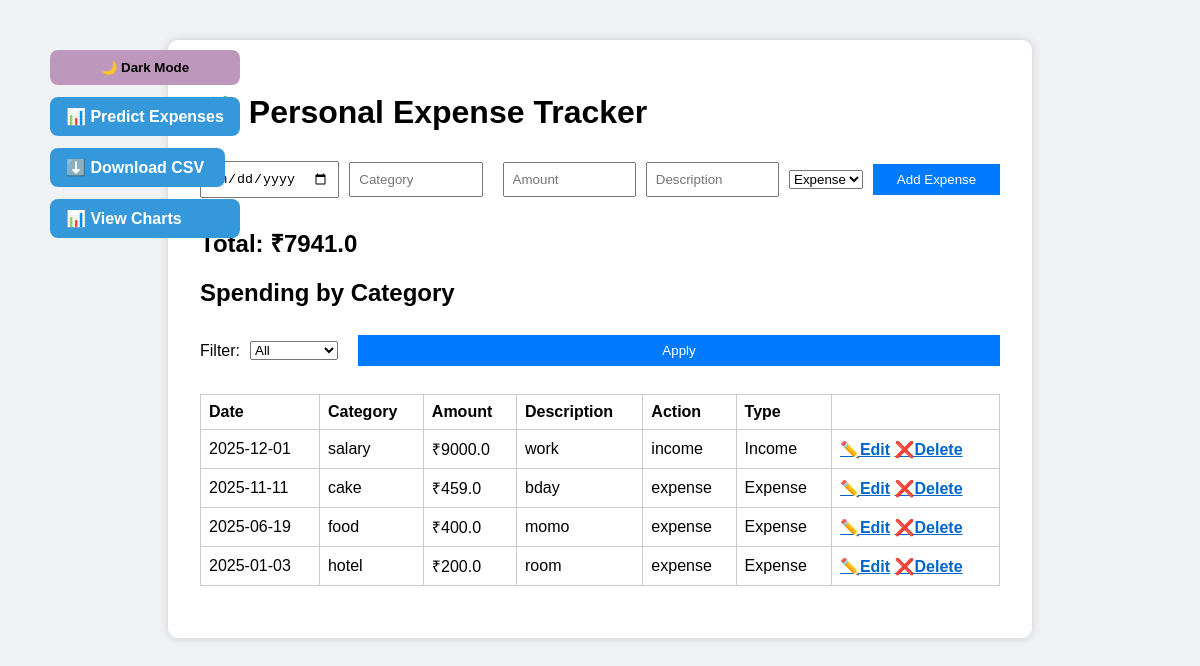
Before: / with the older database file.
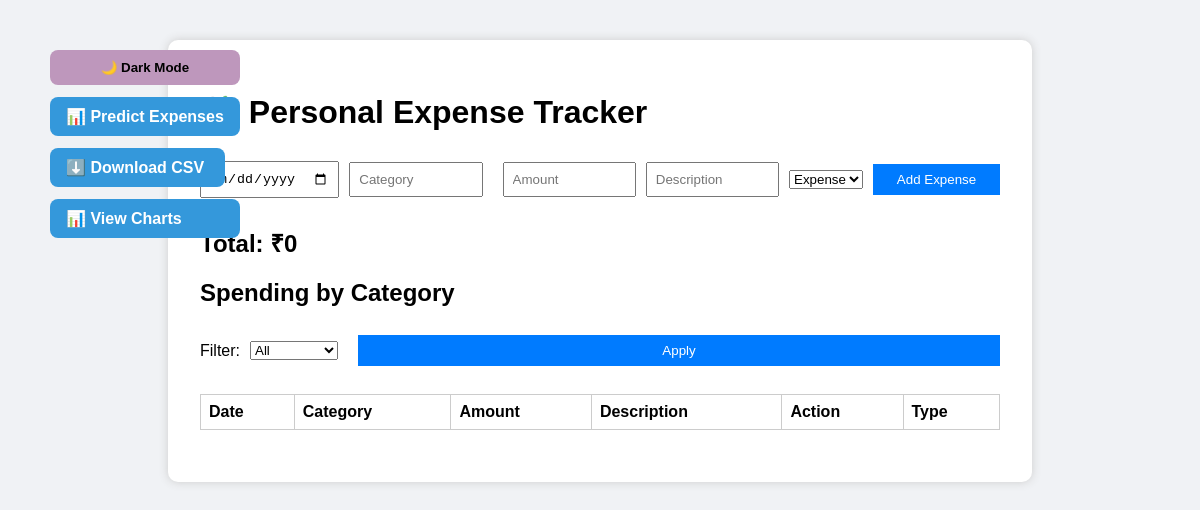
After: the same page with the newer database file.
### tables this page shows
CREATE TABLE expenses (
                id INTEGER PRIMARY KEY AUTOINCREMENT,
                date TEXT,
                category TEXT,
                amount REAL,
                description TEXT,
                type TEXT
            );

### expense-tracker/app.py (the view)
@app.route('/')
def index():
    filter_type = request.args.get('filter', '')
    base_query = "SELECT * FROM expenses"
    income_query = "SELECT SUM(amount) FROM expenses WHERE type = 'income'"
    expense_query = "SELECT SUM(amount) FROM expenses WHERE type = 'expense'"
    params = []
    today = datetime.now().date()
    this_month = today.strftime("%Y-%m")
    this_year = today.strftime("%Y")
    where_clause = ""
    if filter_type == 'today':
        where_clause = " AND date = ?"
        params.append(str(today))
    elif filter_type == 'month':
        where_clause = " AND strftime('%Y-%m', date) = ?"
        params.append(this_month)
    elif filter_type == 'year':
        where_clause = " AND strftime('%Y', date) = ?"
        params.append(this_year)
    if where_clause:
        base_query += " WHERE 1=1" + where_clause
        income_query += where_clause
        expense_query += where_clause
    base_query += " ORDER BY date DESC"
    with sqlite3.connect('expenses.db') as conn:
        expenses = conn.execute(base_query, params).fetchall()
        income = conn.execute(income_query, params).fetchone()[0] or 0
        expense = conn.execute(expense_query, params).fetchone()[0] or 0
        total = income - expense
    return render_template("index.html", expenses=expenses, total=total, income=income, expense=expense)

### expense-tracker/templates/index.html (shortened to what this page needs)
<!DOCTYPE html>
<html lang="en">
<head>
  <link rel="stylesheet" href="{{ url_for('static', filename='style.css') }}">
<body>
<div class="top-buttons">
    <button id="theme-toggle" onclick="toggleTheme()">🌙 Dark Mode</button>
    <a href="/predict" class="predict-btn">📊 Predict Expenses</a>
    <a href="{{ url_for('export_csv') }}" style="margin-right: 15px; text-decoration: none;">⬇️ Download CSV</a>
  <a href="{{ url_for('charts') }}" style="text-decoration: none;">📊 View Charts</a>
</head>
</head>
<body>
  <div class="container">
    <h1>💸 Personal Expense Tracker</h1>
    <form action="/add" method="POST">
      <input type="date" name="date" required>
      <input type="text" name="category" placeholder="Category" required><br>
      <input type="number" name="amount" step="0.01" placeholder="Amount" required>
      <input type="text" name="description" placeholder="Description" required>
       <select name="type" required>
        <option value="expense">Expense</option>
       </select>
      <button type="submit">Add Expense</button>
    </form>
    <h2>Total: ₹{{ total }}</h2>
    <h2>Spending by Category</h2>
    <form method="GET" action="/" style="margin: 20px 0;">
      <label for="filter">Filter:</label>
      <select name="filter" id="filter">
        <option value="">All</option>
      </select>
       <button type="submit" style="margin-left: 10px;">Apply</button>
    </form>
    <table>
      <tr>
        <th>Date</th>
        <th>Category</th>
        <th>Amount</th>
        <th>Description</th>
        <th>Action</th>
        <th>Type</th>
      </tr>
      {% for e in expenses %}
      <tr>
        <td>{{ e[1] }}</td>
        <td>{{ e[2] }}</td>
        <td>₹{{ e[3] }}</td>
        <td>{{ e[4] }}</td>
        <td>{{ e[5] }}</td>
        <td>
  {% if e[5] == 'income' %}
    <span class="badge bg-success">Income</span>
  {% else %}
    <span class="badge bg-danger">Expense</span>
  {% endif %}
</td>
        <td>
           <a href="/edit/{{ e[0] }}">✏️Edit</a>
          <a href="/delete/{{ e[0] }}">❌Delete</a>
        </td>
      </tr>
      {% endfor %}
    </table>
  </div>
</body>
</html>

### expense-tracker/static/style.css (style rules this page uses)
body { font-family: sans-serif; background: #f0f2f5; padding: 2rem; }
.container { max-width: 800px; margin: auto; background: white; padding: 2rem; border-radius: 10px; box-shadow: 0 0 10px #ccc; }
form input, form button { margin: 0.5rem 0; padding: 0.5rem; width: 100%; }
form button { background: #007bff; color: white; border: none; }
table { width: 100%; border-collapse: collapse; margin-top: 1rem; }
table, th, td { border: 1px solid #ccc; }
th, td { padding: 0.5rem; text-align: left; }
form { display: flex; align-items: center; gap: 10px; }
a { color: #0066cc; font-weight: bold; }
.top-buttons { position: fixed; left: 50px; top: 50px; display: flex; flex-direction: column; gap: 12px; z-index: 999; }
.top-buttons button, .top-buttons a { padding: 10px 16px; border-radius: 8px; text-decoration: none; background: #3498db; color: white; font-weight: 600; border: none; }
.predict-btn { background: #3498db; color: white; text-decoration: none; }
#theme-toggle { background: #be97bc; color: black; }

Changed rows visible on the page:
removed expenses: date "2025-12-01", category "salary", amount "9000.0", description "work", type "income", shows "Income"
removed expenses: date "2025-11-11", category "cake", amount "459.0", description "bday", type "expense", shows "Expense"
removed expenses: date "2025-06-19", category "food", amount "400.0", description "momo", type "expense", shows "Expense"
removed expenses: date "2025-01-03", category "hotel", amount "200.0", description "room", type "expense", shows "Expense"
Other visible differences:
{{ total }}: "7941.0" → "0"
